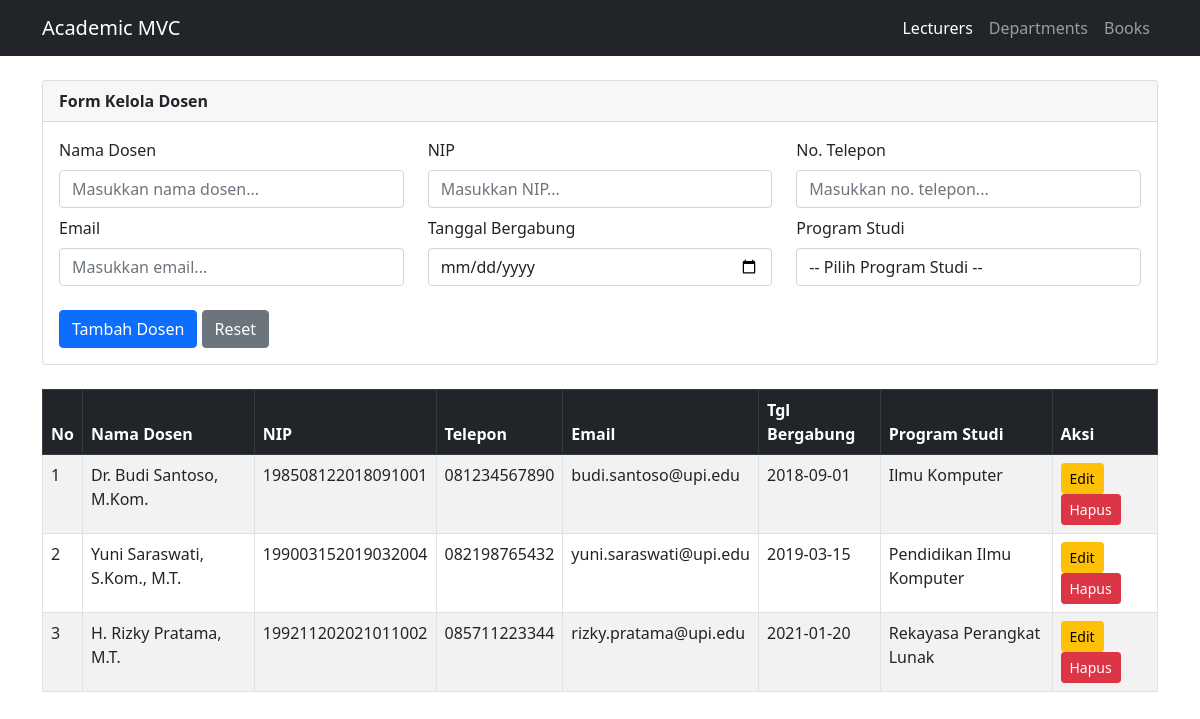
/Code/index.php, run on the app's committed database.
### tables this page shows
CREATE TABLE lecturers (
    id INT AUTO_INCREMENT PRIMARY KEY,
    name VARCHAR(100) NOT NULL,
    nip VARCHAR(20) NOT NULL,
    phone VARCHAR(20) NOT NULL,
    email VARCHAR(100) NOT NULL,         
    join_date DATE NOT NULL,
    department_id INT,                    
    FOREIGN KEY (department_id) REFERENCES departments(id) ON DELETE SET NULL
);

CREATE TABLE departments (
    id INT AUTO_INCREMENT PRIMARY KEY,
    dept_name VARCHAR(100) NOT NULL,
    faculty VARCHAR(100) NOT NULL
);

### Code/controllers/LecturerController.php (called while the page is built, shortened)
<?php
require_once 'models/Lecturer.php';
class LecturerController {
    private $lecturerModel;
    public function __construct() {
        $db = (new Database())->getConnection();
        $this->lecturerModel = new Lecturer($db);
    }
    public function index() {
        $editData = null;
        $result = $this->lecturerModel->getAll();
        include 'views/lecturers/index.php';
    }
}

### Code/models/Lecturer.php (called while the page is built, shortened)
<?php
class Lecturer {
    private $conn;
    public function __construct($db) { $this->conn = $db; }
    public function getAll() {
        $sql = "SELECT lecturers.*, departments.dept_name
                FROM lecturers
                LEFT JOIN departments ON lecturers.department_id = departments.id";
        return $this->conn->query($sql);
    }
}

### Code/views/lecturers/index.php (the view, shortened to what this page needs)
<?php include 'views/layout/header.php';  ?>
<div class="container">
    <div class="card mb-4">
        <div class="card-header fw-bold">
            <?= $editData ? 'Edit Data Dosen' : 'Form Kelola Dosen' ?>
        </div>
        <div class="card-body">
            <form action="index.php?page=lecturers&action=<?= $editData ? 'edit' : 'create' ?>" method="POST">
                <div class="row mb-3">
                    <div class="col-md-4 mb-2">
                        <label class="form-label">Nama Dosen</label>
                        <input type="text" name="name" class="form-control" value="<?= htmlspecialchars($editData['name'] ?? '') ?>" placeholder="Masukkan nama dosen..." required>
                    </div>
                    <div class="col-md-4 mb-2">
                        <label class="form-label">NIP</label>
                        <input type="text" name="nip" class="form-control" value="<?= htmlspecialchars($editData['nip'] ?? '') ?>" placeholder="Masukkan NIP..." required>
                    </div>
                    <div class="col-md-4 mb-2">
                        <label class="form-label">No. Telepon</label>
                        <input type="text" name="phone" class="form-control" value="<?= htmlspecialchars($editData['phone'] ?? '') ?>" placeholder="Masukkan no. telepon..." required>
                    </div>
                    <div class="col-md-4 mb-2">
                        <label class="form-label">Email</label>
                        <input type="email" name="email" class="form-control" value="<?= htmlspecialchars($editData['email'] ?? '') ?>" placeholder="Masukkan email..." required>
                    </div>
                    <div class="col-md-4 mb-2">
                        <label class="form-label">Tanggal Bergabung</label>
                        <input type="date" name="join_date" class="form-control" value="<?= htmlspecialchars($editData['join_date'] ?? '') ?>" required>
                    </div>
                    <div class="col-md-4 mb-2">
                        <label class="form-label">Program Studi</label>
                        <select name="department_id" class="form-control" required>
                            <option value="">-- Pilih Program Studi --</option>
                        </select>
                    </div>
                </div>
                <button type="submit" class="btn btn-primary">
                    <?= $editData ? 'Update Dosen' : 'Tambah Dosen' ?>
                </button>
                <a href="index.php?page=lecturers" class="btn btn-secondary">Reset</a>
            </form>
        </div>
    </div>
    <table class="table table-bordered table-striped">
        <thead class="table-dark">
            <tr>
                <th>No</th>
                <th>Nama Dosen</th>
                <th>NIP</th>
                <th>Telepon</th>
                <th>Email</th>
                <th>Tgl Bergabung</th>
                <th>Program Studi</th>
                <th>Aksi</th>
            </tr>
        </thead>
        <tbody>
            <?php $no = 1; while ($row = $result->fetch_assoc()):  ?>
            <tr>
                <td><?= $no++ ?></td>
                <td><?= htmlspecialchars($row['name']) ?></td>
                <td><?= htmlspecialchars($row['nip']) ?></td>
                <td><?= htmlspecialchars($row['phone']) ?></td>
                <td><?= htmlspecialchars($row['email']) ?></td>
                <td><?= htmlspecialchars($row['join_date']) ?></td>
                <td><?= htmlspecialchars($row['dept_name'] ?? '-') ?></td>
                <td>
                    <a href="index.php?page=lecturers&edit_id=<?= $row['id'] ?>" class="btn btn-warning btn-sm">Edit</a>
                    <a href="index.php?page=lecturers&action=delete&id=<?= $row['id'] ?>" class="btn btn-danger btn-sm" onclick="return confirm('Yakin ingin menghapus data ini?')">Hapus</a>
                </td>
            </tr>
            <?php endwhile;?>
        </tbody>
    </table>
</div>
<?php include 'views/layout/footer.php';  ?>

### Code/index.php (shortened to what this page needs)
<?php
require_once 'controllers/LecturerController.php';
require_once 'controllers/BookController.php';
$page   = $_GET['page'] ?? 'lecturers';
$action = $_GET['action'] ?? 'index';
switch ($page){
    default:
        $controller = new LecturerController();
        break;
}
switch ($action){
    default:
        $controller->index();
        break;
}

### Code/views/layout/header.php (shortened to what this page needs)
<!DOCTYPE html>
<html lang="id">
<head>
    <link rel="stylesheet" href="assets/bootstrap.min.css">
</head>
<body>
<?php $current_page = $_GET['page'] ?? 'lecturers';  ?>
<nav class="navbar navbar-expand-lg navbar-dark bg-dark mb-4">
    <div class="container">
        <a class="navbar-brand" href="index.php">Academic MVC</a>
        <div class="navbar-nav">
            <a class="nav-link <?= $current_page === 'lecturers' ? 'active' : '' ?>" href="index.php?page=lecturers">Lecturers</a>
            <a class="nav-link <?= $current_page === 'departments' ? 'active' : '' ?>" href="index.php?page=departments">Departments</a>
            <a class="nav-link <?= $current_page === 'books' ? 'active' : '' ?>" href="index.php?page=books">Books</a>
        </div>
    </div>
</nav>

### Code/views/layout/footer.php (shortened to what this page needs)
</body>
</html>

### data on the page
lecturers: name "Dr. Budi Santoso, M.Kom.", nip "198508122018091001", phone "081234567890", email "budi.santoso@upi.edu", join_date "2018-09-01", department.dept_name "Ilmu Komputer"
lecturers: name "Yuni Saraswati, S.Kom., M.T.", nip "199003152019032004", phone "082198765432", email "yuni.saraswati@upi.edu", join_date "2019-03-15", department.dept_name "Pendidikan Ilmu Komputer"
lecturers: name "H. Rizky Pratama, M.T.", nip "199211202021011002", phone "085711223344", email "rizky.pratama@upi.edu", join_date "2021-01-20", department.dept_name "Rekayasa Perangkat Lunak"
